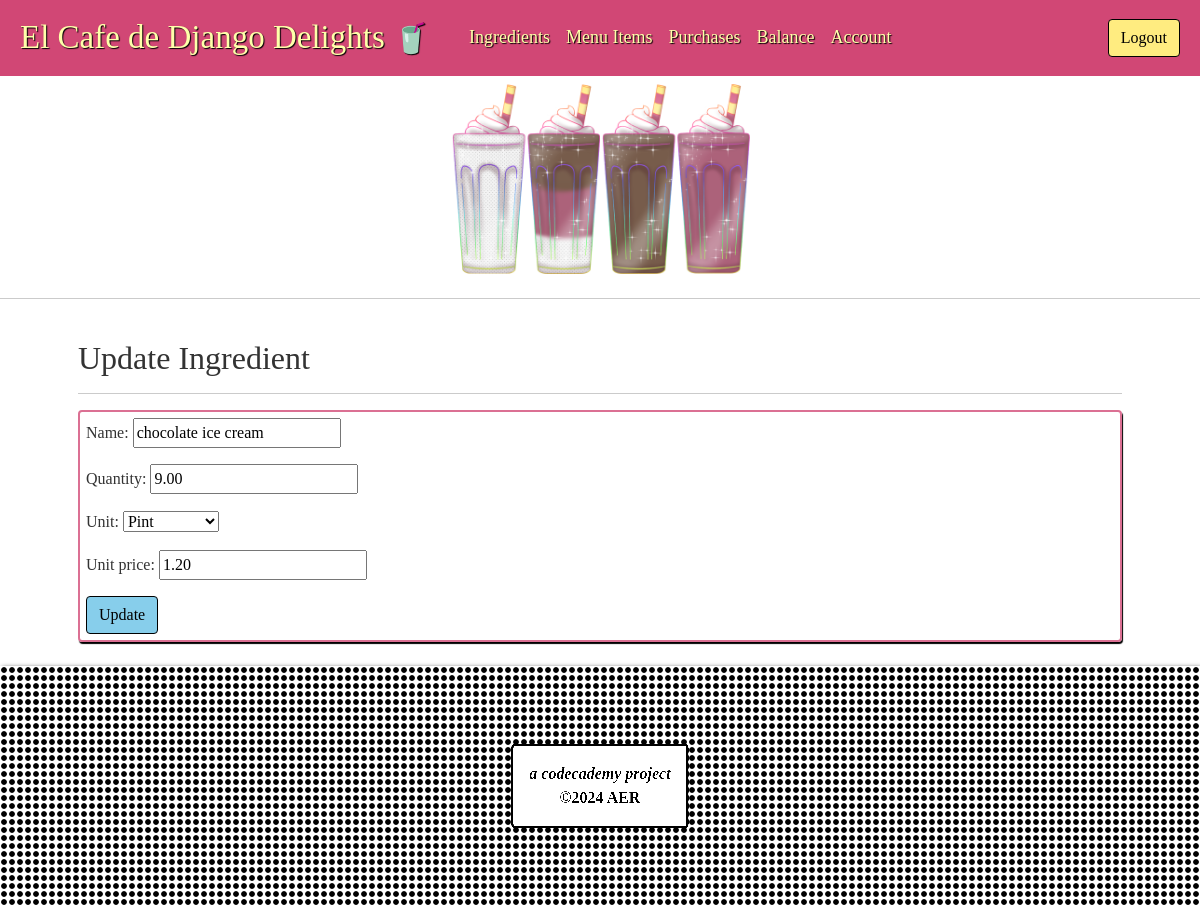
/ingredient/1/update (signed in), run on the app's committed database.
### inventory/models.py (models this page shows, shortened)
class Ingredient(models.Model):
    POUND = "LB"
    TEASPOON = "TSP"
    TABLESPOON = "TBSP"
    CUP = "CUP"
    OUNCE = "OZ"
    PINT = "PINT"
    QUART = "QT"
    GALLON = "GAL"
    GRAM = "GRAM"
    COUNT = "CNT"
    UNIT_TYPE_CHOICES = [
        (TEASPOON, "Teaspoon"),
        (TABLESPOON, "Tablespoon"),
        (CUP, "Cup"),
        (OUNCE, "Ounce"),
        (PINT, "Pint"),
        (QUART, "Quart"),
        (GALLON, "Gallon"),
        (POUND, "Pound"),
        (GRAM, "Gram"),
        (COUNT, "Count"),
    ]
    name = models.CharField(max_length=64)
    quantity = models.DecimalField(max_digits=5, decimal_places=2, default=0.00)    #.FloatField(default=0.5)
    unit = models.CharField(max_length=4, choices=UNIT_TYPE_CHOICES, default=POUND)
    unit_price = models.DecimalField(max_digits=5, decimal_places=2, default=0.00)    #.FloatField(default=0.5)

### inventory/views.py (the view)
# urls.py: path("ingredient/<pk>/update", views.IngredientUpdate.as_view(), name="ingredientupdate"),
class IngredientUpdate(LoginRequiredMixin, UpdateView):
  model = Ingredient
  template_name = "inventory/ingredient_update_form.html"
  form_class = IngredientForm

### inventory/forms.py
class IngredientForm(forms.ModelForm):
  class Meta:
    model = Ingredient
    fields = "__all__"    #fields = ("name", "quantity", "unit", "unit_price")

### inventory/templates/inventory/ingredient_update_form.html (shortened to what this page needs)
{% extends 'base.html' %}
{% load static %}
{% block head %}
  <link rel="stylesheet" href="{% static 'inventory/style.css' %}">
{% endblock %}
{% block content %}
<div class="container-fluid p-4">
  <div class="container">
    <h2>Update Ingredient</h2>
    <hr>
    <form method="POST">
      {{ form.as_p }}
      <input type="submit" class="btn btn-primary" value="Update"/>
    </form>
  </div>
</div>
{% endblock %}

### inventory/static/inventory/style.css (style rules this page uses)
html { font-size: 16px; }
body { color: #333; margin: 0; padding: 0; font-family: 'Times New Roman', serif; }
.btn-primary { color: #000!important;background-color: #87CEEB!important;border-color: #000!important }
form { padding: 6px }
.table, form { border: 2px solid #DB7093!important; border-radius: 4px; box-shadow: 1px 2px 1px #000 }

### data on the page
Ingredient: name "chocolate ice cream", quantity "9.00", unit "Pint", unit_price "1.20"
